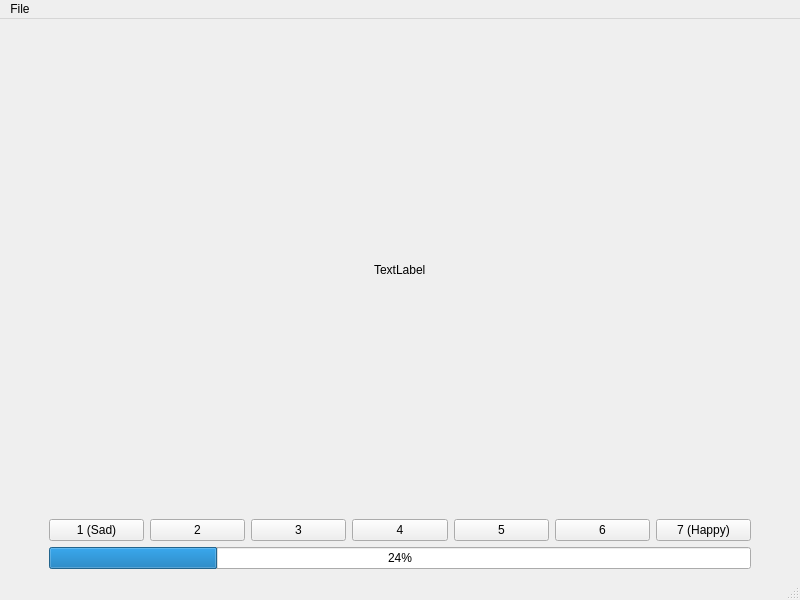
<?xml version="1.0" encoding="UTF-8"?>
<ui version="4.0">
 <class>MainWindow</class>
 <widget class="QMainWindow" name="MainWindow">
  <property name="geometry">
   <rect>
    <x>0</x>
    <y>0</y>
    <width>800</width>
    <height>600</height>
   </rect>
  </property>
  <property name="windowTitle">
   <string>MainWindow</string>
  </property>
  <widget class="QWidget" name="centralwidget">
   <layout class="QVBoxLayout" name="verticalLayout">
    <item alignment="Qt::AlignHCenter|Qt::AlignVCenter">
     <widget class="QLabel" name="label">
      <property name="text">
       <string>TextLabel</string>
      </property>
     </widget>
    </item>
    <item>
     <layout class="QHBoxLayout" name="horizontalLayout">
      <item>
       <spacer name="horizontalSpacer">
        <property name="orientation">
         <enum>Qt::Horizontal</enum>
        </property>
        <property name="sizeType">
         <enum>QSizePolicy::Minimum</enum>
        </property>
        <property name="sizeHint" stdset="0">
         <size>
          <width>40</width>
          <height>20</height>
         </size>
        </property>
       </spacer>
      </item>
      <item>
       <widget class="QPushButton" name="pushButton">
        <property name="text">
         <string>1 (Sad)</string>
        </property>
       </widget>
      </item>
      <item>
       <widget class="QPushButton" name="pushButton_2">
        <property name="text">
         <string>2</string>
        </property>
       </widget>
      </item>
      <item>
       <widget class="QPushButton" name="pushButton_3">
        <property name="text">
         <string>3</string>
        </property>
       </widget>
      </item>
      <item>
       <widget class="QPushButton" name="pushButton_4">
        <property name="text">
         <string>4</string>
        </property>
       </widget>
      </item>
      <item>
       <widget class="QPushButton" name="pushButton_5">
        <property name="text">
         <string>5</string>
        </property>
       </widget>
      </item>
      <item>
       <widget class="QPushButton" name="pushButton_6">
        <property name="text">
         <string>6</string>
        </property>
       </widget>
      </item>
      <item>
       <widget class="QPushButton" name="pushButton_7">
        <property name="text">
         <string>7 (Happy)</string>
        </property>
       </widget>
      </item>
      <item>
       <spacer name="horizontalSpacer_2">
        <property name="orientation">
         <enum>Qt::Horizontal</enum>
        </property>
        <property name="sizeType">
         <enum>QSizePolicy::Minimum</enum>
        </property>
        <property name="sizeHint" stdset="0">
         <size>
          <width>40</width>
          <height>20</height>
         </size>
        </property>
       </spacer>
      </item>
     </layout>
    </item>
    <item>
     <layout class="QHBoxLayout" name="horizontalLayout_2">
      <item>
       <spacer name="horizontalSpacer_3">
        <property name="orientation">
         <enum>Qt::Horizontal</enum>
        </property>
        <property name="sizeType">
         <enum>QSizePolicy::Minimum</enum>
        </property>
        <property name="sizeHint" stdset="0">
         <size>
          <width>40</width>
          <height>20</height>
         </size>
        </property>
       </spacer>
      </item>
      <item>
       <widget class="QProgressBar" name="progressBar">
        <property name="value">
         <number>24</number>
        </property>
       </widget>
      </item>
      <item>
       <spacer name="horizontalSpacer_4">
        <property name="orientation">
         <enum>Qt::Horizontal</enum>
        </property>
        <property name="sizeType">
         <enum>QSizePolicy::Minimum</enum>
        </property>
        <property name="sizeHint" stdset="0">
         <size>
          <width>40</width>
          <height>20</height>
         </size>
        </property>
       </spacer>
      </item>
     </layout>
    </item>
   </layout>
  </widget>
  <widget class="QMenuBar" name="menubar">
   <property name="geometry">
    <rect>
     <x>0</x>
     <y>0</y>
     <width>800</width>
     <height>26</height>
    </rect>
   </property>
   <widget class="QMenu" name="menuFile">
    <property name="title">
     <string>File</string>
    </property>
    <addaction name="actionContinue_from_save"/>
    <addaction name="actionSave"/>
    <addaction name="separator"/>
    <addaction name="actionPrevious_Image"/>
    <addaction name="separator"/>
    <addaction name="actionQuit"/>
   </widget>
   <addaction name="menuFile"/>
  </widget>
  <widget class="QStatusBar" name="statusbar"/>
  <action name="actionContinue_from_save">
   <property name="text">
    <string>Continue from save</string>
   </property>
  </action>
  <action name="actionSave">
   <property name="text">
    <string>Save</string>
   </property>
  </action>
  <action name="actionPrevious_Image">
   <property name="text">
    <string>Previous Image</string>
   </property>
  </action>
  <action name="actionQuit">
   <property name="text">
    <string>Quit</string>
   </property>
  </action>
 </widget>
 <resources/>
 <connections/>
</ui>
